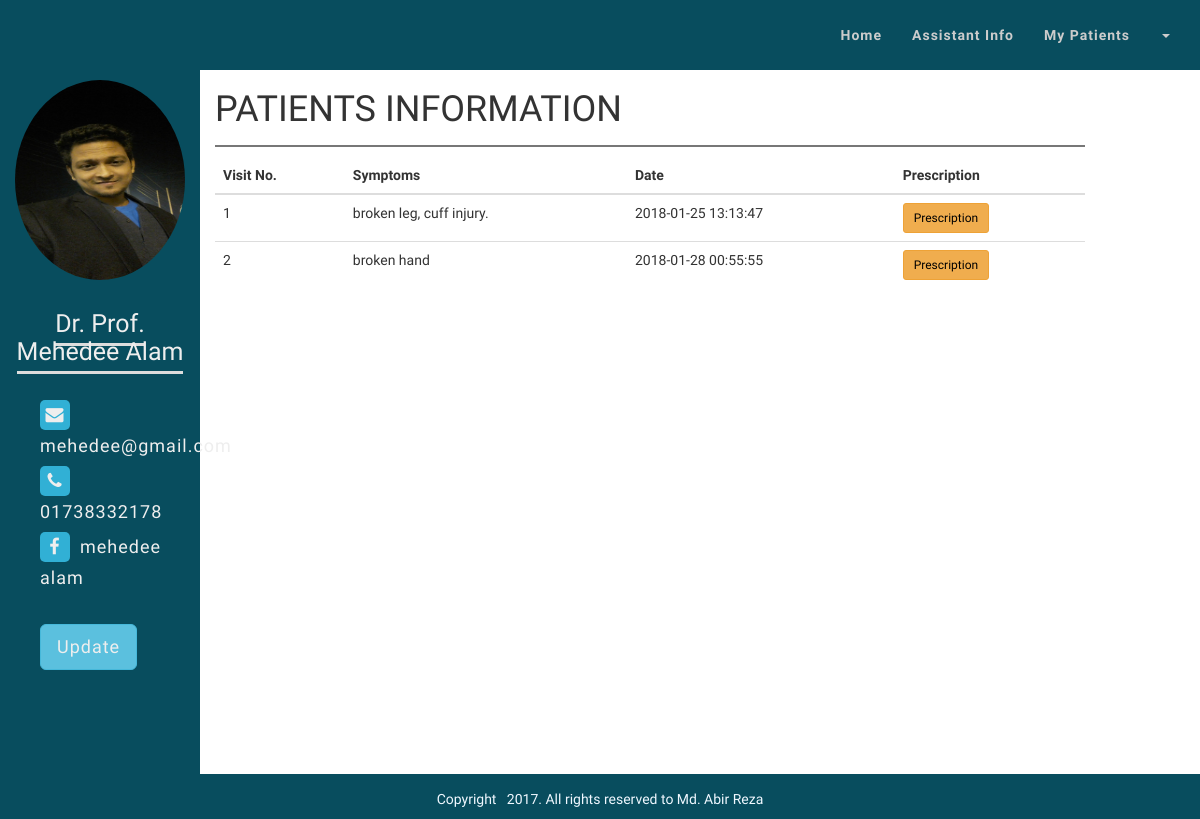
/doctor/patient_details.php?patient_id=3 (signed in), run on the app's committed database.
### tables this page shows
CREATE TABLE `doctor` (
  `id` int(11) NOT NULL,
  `name` varchar(255) NOT NULL,
  `email` varchar(255) NOT NULL,
  `password` varchar(255) NOT NULL,
  `phone` varchar(255) NOT NULL,
  `facebook_id` varchar(255) NOT NULL,
  `doctor_image` varchar(255) NOT NULL
);

CREATE TABLE `history` (
  `id` int(11) NOT NULL,
  `visit_no` int(11) NOT NULL,
  `patient_id` int(11) NOT NULL,
  `symptom` text NOT NULL,
  `date` varchar(255) NOT NULL
);

### doctor/patient_details.php (the view, shortened to what this page needs)
<?php include "doctor_header.php"?>
<?php include "doctor_menu.php"?>
    <section class="body_content container-fluid">
        <div class="row">
            <div class="col-md-3 col-lg-2">
                <?php include "left_sidebar.php" ?>
            </div>
            <div class="col-md-9">
                <div class="history">
                    <h1 class="text-uppercase">Patients Information</h1>
                    <table class="table">
                        <thead>
                        <tr>
                            <th>Visit No.</th>
                            <th>Symptoms</th>
                            <th>Date</th>
                            <th>Prescription</th>
                        </tr>
                        </thead>
                        <tbody>
                            <?php
                                if(isset($_GET['patient_id'])){
                                    $patient_id = $_GET['patient_id'];
                                    $query = "SELECT patients.id, patients.first_name, patients.last_name, ";
                                    $query .= "history.visit_no, history.patient_id, history.symptom, history.date ";
                                    $query .= "FROM patients LEFT JOIN history ON patients.id = history.patient_id WHERE patients.id = '{$patient_id}'";
                                    $select_patient_query = mysqli_query($connection,$query);
                                    while($row = mysqli_fetch_assoc($select_patient_query)) {
                                        $visit_no = $row['visit_no'];
                                        $symptom = $row['symptom'];
                                        $date = $row['date'];
                            ?>
                            <tr>
                                <td><?php echo $visit_no?></td>
                                <td><?php echo $symptom?></td>
                                <td><?php echo $date?></td>
                                <td><a href="print_prescription.php?p_id=<?php echo $patient_id?>&v_id=<?php echo $visit_no ?>" class="btn btn-sm btn-warning">Prescription</a></td>
                            </tr>
                            <?php }}?>
                        </tbody>
                    </table>
                </div>
            </div>
        </div>
    </section>
<?php include "doctor_footer.php"?>

### doctor/left_sidebar.php (shortened to what this page needs)
<div class="left-sidebar ">
    <div class="widget profile-picture">
        <?php
            $id = $_SESSION['id'];
            $query = "SELECT * FROM doctor WHERE id = {$id}";
            $select_user_query = mysqli_query($connection,$query);
            while($row = mysqli_fetch_assoc($select_user_query)){
                $name = $row['name'];
                $email = $row['email'];
                $phone = $row['phone'];
                $facebook_id = $row['facebook_id'];
                $doctor_image = $row['doctor_image'];
            }
        ?>
        <?php
        echo "<p class='text-center'><img src='images/$doctor_image' class='img-responsive' alt='doctor_image'></p>";
        ?>
        <h3 class="text-capitalize"><span><?php echo $name;?></span></h3>
    </div>
    <div class="widget profile-info">
        <p><a href=""><span><i class="fa fa-envelope"></i></span><?php echo $email;?></a></p>
        <p class="text-capitalize"><span><i class="fa fa-phone"></i></span><?php echo $phone;?></p>
        <p><a href="https://www.facebook.com/nirjhor.abir?ref=br_rs"><span><i class="fa fa-facebook"></i></span><?php echo $facebook_id;?></a></p>
        <br>
        <p class=""><a href='update_doctor.php' class='btn btn-info btn-lg'>Update</a></p>
    </div>
</div>

### css/style.css (style rules this page uses)
body { margin: 0; padding: 0; font-family: 'Oxygen', sans-serif; }
.body_content { min-height: 88vh; }
.left-sidebar { background: #084d5e; min-height: 88vh; color: #eee; margin-left: -15px; margin-right: -15px; }
.widget { padding: 5px 15px; margin: 0 auto; }
.widget img { width: 200px; height: 200px; border-radius: 100%; margin: 0 auto; }
.widget p { margin: 5px 0; line-height: 1.7; letter-spacing: 1px; }
.widget h3 { color: #eee; text-align: center; font-size: 25px; padding: 10px 0; }
.widget h3 span { padding-bottom: 5px; border-bottom: 3px solid #ddd; }
.profile-info p,.serial-id p { margin-left: 25px; font-size: 18px; }
.profile-info p a { color: #eee; }
.profile-info p span { margin-right: 10px; }
.profile-info p span i { background: #31B0D5; width: 30px; height: 30px; text-align: center; line-height: 30px; border-radius: 5px; }
.history h1 { padding-bottom: 15px; border-bottom: 2px solid #777; }
.table tr a { text-decoration: none; color: #000; }

### data on the page
doctor: doctor_image (picture), name "Dr. Prof. Mehedee Alam", email "mehedee@gmail.com", phone "01738332178", facebook "mehedee alam"
history: visit_no "1", symptom "broken leg, cuff injury.", date "2018-01-25 13:13:47"
history: visit_no "2", symptom "broken hand", date "2018-01-28 00:55:55"
